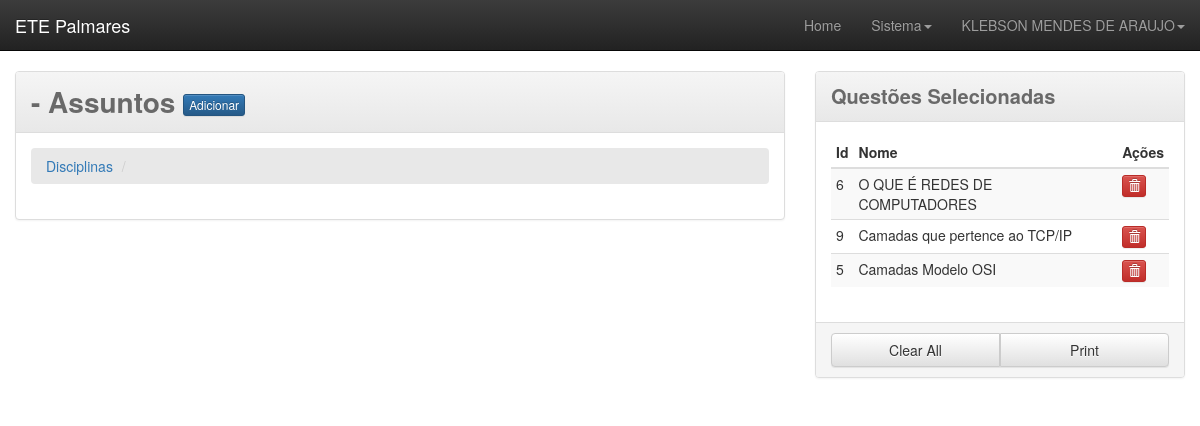
The page /assunto.php (signed in) on the database its author committed.
### tables this page shows
CREATE TABLE `prova_questoes_selecionadas` (
  `prova_questoes_selecionadas_user_id` int(11) NOT NULL,
  `prova_questoes_selecionadas_disciplina_assunto_questao_id` int(11) NOT NULL,
  `prova_questoes_selecionadas_id` int(11) NOT NULL
);

CREATE TABLE `disciplina_assunto_questao` (
  `disciplina_assunto_questao_id_assunto` int(11) NOT NULL,
  `disciplina_assunto_questao_id` int(11) NOT NULL,
  `disciplina_assunto_questao_nome` varchar(50) NOT NULL,
  `disciplina_assunto_questao_pergunta` varchar(500) NOT NULL,
  `disciplina_assunto_questao_mutipla_escolha` smallint(1) NOT NULL,
  `disciplina_assunto_questao_creat_at` datetime NOT NULL DEFAULT CURRENT_TIMESTAMP,
  `disciplina_assunto_questao_update_at` datetime DEFAULT NULL
);

### template/panel_sidebar_questoes_selecionadas.php (the view, shortened to what this page needs)
<div class="panel panel-default" style="">
    <div class="panel-heading" id="title-panel-select">
        Questões Selecionadas
    </div>
    <div class="panel-body">
        <table class="table table-condensed table-striped">
            <thead>
                <th>Id</th>
                <th>Nome</th>
                <th>Ações</th>
            </thead>
            <tbody>
            <?php
                $user = 'root';
                $password = '';
                $conn = new PDO('mysql:host=localhost;dbname=teste2', $user, $password, array(PDO::MYSQL_ATTR_INIT_COMMAND => "SET NAMES utf8"));
                $sql = "
                SELECT
                    P.prova_questoes_selecionadas_id,
                    Q.disciplina_assunto_questao_id,
                    Q.disciplina_assunto_questao_nome
                FROM
                    `prova_questoes_selecionadas` AS P
                INNER JOIN disciplina_assunto_questao AS Q
                ON
                    Q.disciplina_assunto_questao_id = P.prova_questoes_selecionadas_disciplina_assunto_questao_id
                and P.prova_questoes_selecionadas_user_id = $id_user ";
                $result = $conn->query($sql);
            ?>
            <?php while ($rows = $result->fetch(PDO::FETCH_ASSOC)) { ?>
                <tr>
                    <td><?php echo $rows['disciplina_assunto_questao_id']; ?></td>
                    <td><?php echo $rows['disciplina_assunto_questao_nome'];  ?></td>
                    <td>
                        <a href="./function/questao_selecionar_deletar?id=<?php echo $rows['prova_questoes_selecionadas_id']; ?>" class="btn btn-xs btn-danger" role="button">
                            <span class="glyphicon glyphicon-trash"></span>
                        </a>
                    </td>
                </tr>
            <?php } ?>
            </tbody>
        </table>
    </div>
    <div class="panel-footer option-select">
        <div class="btn-group btn-group-justified" role="group" aria-label="...">
            <div class="btn-group" role="group">
                <button type="button" class="btn btn-default">Clear All</button>
            </div>
            <div class="btn-group" role="group">
                <a href="./gerar_prova_pdf.php" role="button" class="btn btn-default">Print</a>
            </div>
        </div>
    </div>
</div>

### template/header.php (style rules this page uses)
#title-panel-select { font-size: 15pt; color: #696969; font-weight: bold; }
body { background-color: #fff; }

### rows shown on the page
prova_questoes_selecionadas: disciplina_assunto_questao_id "6", disciplina_assunto_questao_nome "O QUE É REDES DE COMPUTADORES"
prova_questoes_selecionadas: disciplina_assunto_questao_id "9", disciplina_assunto_questao_nome "Camadas que pertence ao TCP/IP"
prova_questoes_selecionadas: disciplina_assunto_questao_id "5", disciplina_assunto_questao_nome "Camadas Modelo OSI"

### other values the page prints
$_SESSION['nome_usuario'] "KLEBSON MENDES DE ARAUJO"
